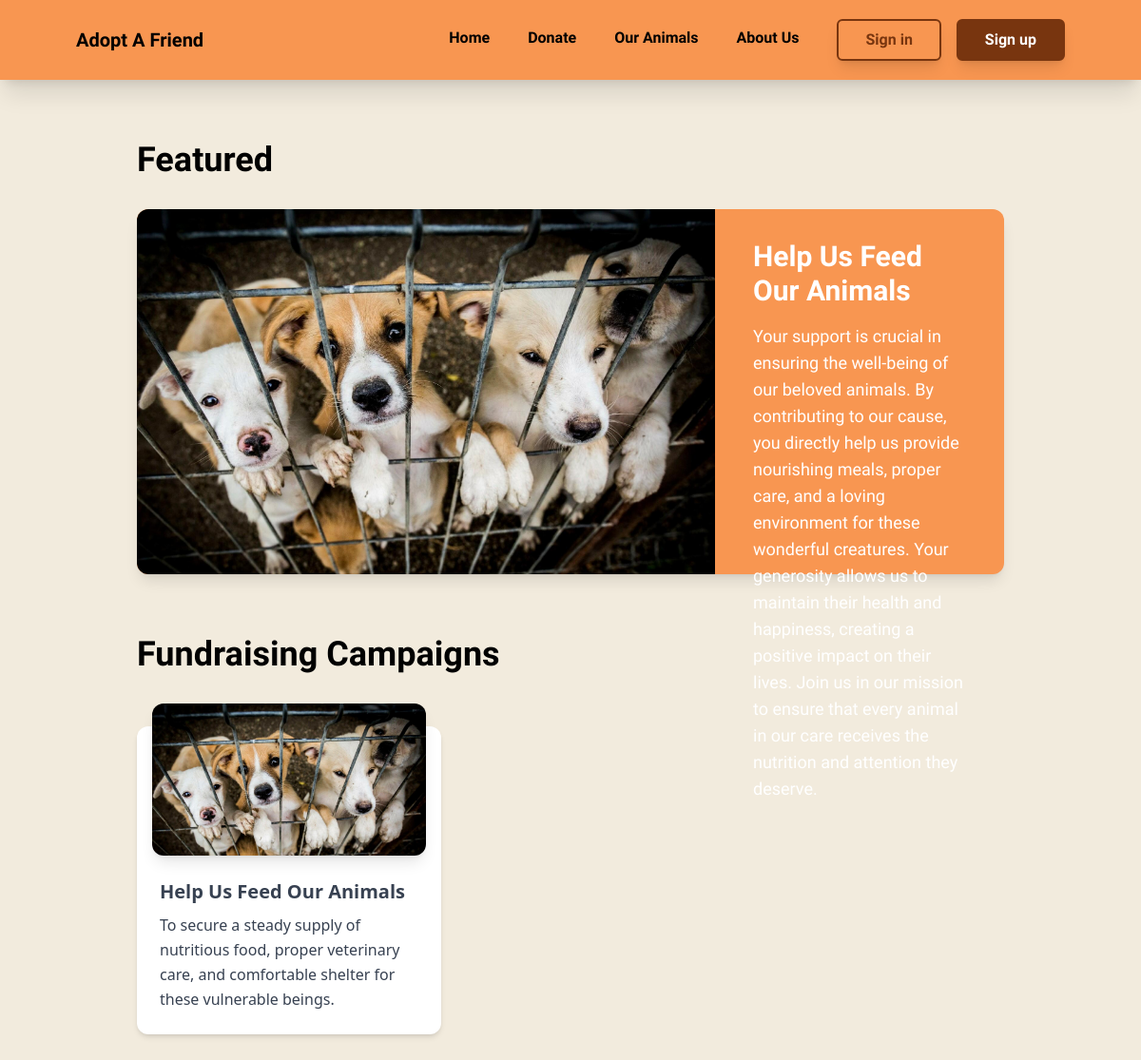
The page /donation_page/ on the database its author committed.
### donation/models.py (models this page shows)
class FundraisingCampaign(models.Model):
    campaignId = models.CharField(max_length=20, default=generate_campaign_key, primary_key=True, unique=True)
    campaignName = models.CharField(max_length=50, null=False, blank=False, unique=True)
    campaignDescription = models.TextField(max_length=800, blank=True, null=True)
    campaignGoal = models.DecimalField(max_digits=8, null=False, decimal_places=2)
    campaignPurpose = models.TextField(max_length=200, null=False, blank=False, default="")
    campaignImage = models.ImageField(upload_to='static/image/campaign_img')

### donation/views.py (the view)
# urls.py: path('donation_page/', views.donation_page, name='donation_page'),
def donation_page(request):
    campaigns = list(FundraisingCampaign.objects.all())  # Convert QuerySet to a list
    random.shuffle(campaigns)
    featured_campaign = campaigns[0]
    context = {'featured_campaign': featured_campaign, 'campaigns': campaigns}
    return render(request, 'donation/donation_page.html', context)

### donation/templates/donation/donation_page.html (shortened to what this page needs)
{% extends 'main/base.html' %}
{% load static %}
{% block content %}
<div style="font-family: 'Imprima';">
  {% if featured_campaign %}
    <div class="mx-36 my-8">
        <h1 class="text-4xl mt-16 mb-8 font-bold">Featured</h1>
        <div class="h-96 w-full grid grid-cols-3 rounded-xl shadow-lg" style="background-color: #f89651;">
          <div class="bg-white h-96 w-full py-30 rounded-l-xl col-span-2" style="background-image: url('{{ featured_campaign.campaignImage.url }}'); background-size: cover;"></div>
          <div class="my-8 mx-10 text-white text-lg relative">
            <p class="font-bold text-3xl">{{ featured_campaign.campaignName }}</p>
            <p class="mt-4">{{ featured_campaign.campaignDescription }}</p>
          </div>
        </div>
    </div>
  {% endif %}
  <h1 class="text-4xl mx-36 mt-16 mb-8 font-bold">Fundraising Campaigns</h1>
    <div class="mx-36 my-14 grid grid-cols-3 gap-x-6 gap-y-6">
      {% for campaign in campaigns %}
      <a href="{% url 'campaign_details' campaign_id=campaign.campaignId %}">
        <div class="relative flex w-80 flex-col rounded-xl bg-white bg-clip-border text-gray-700 shadow-md justify-center transition ease-in-out delay-150 hover:-translate-y-1 hover:scale-110 duration-300">
          <div class="relative mx-4 -mt-6 h-40 overflow-hidden rounded-xl bg-blue-gray-500 bg-clip-border text-white shadow-lg shadow-blue-gray-500/40 bg-gradient-to-r from-blue-500 to-blue-600" style="background-image: url('{{ campaign.campaignImage.url }}'); background-size: cover;">
          </div>
          <div class="p-6">
            <h5 class="mb-2 block font-sans text-xl font-semibold leading-snug tracking-normal text-blue-gray-900 antialiased">
              {{ campaign.campaignName }}
            </h5>
            <p class="block font-sans text-base font-light leading-relaxed text-inherit antialiased">
              {{ campaign.campaignPurpose }}
            </p>
          </div>
        </div>
      </a>
      {% endfor %}
    </div>
</div>
{% endblock %}

### rows shown on the page
FundraisingCampaign: campaignImage (picture), campaignName "Help Us Feed Our Animals", campaignDescription "Your support is crucial in ensuring the well-being of our beloved animals. By contributing to our cause, you directly help us provide nourishing meals, proper care, and a loving environment for these wonderful creatures. Your generosity allows us to maintain their health and happiness, creating a positive impact on their lives. Join us in our mission to ensure that every animal in our care receives the nutrition and attention they deserve.", campaignPurpose "To secure a steady supply of nutritious food, proper veterinary care, and comfortable shelter for these vulnerable beings."
